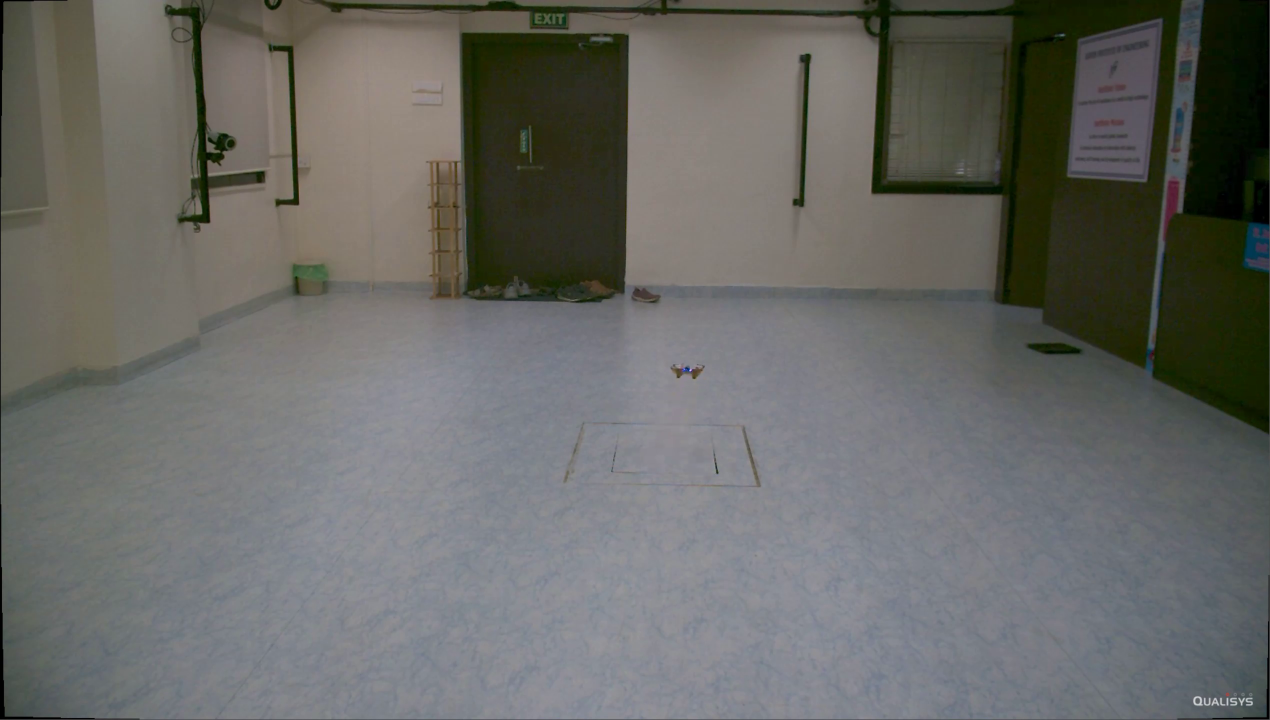
#> input picture frame 25 of data/video/Drone2.mp4, 2540 x 1440 px (shown at 1/2 size)
$ jupyter execute --allow-errors Drone_Analysis.ipynb
#> lines starting #> are read from the running program, lines starting #| are printed output that depends on the picture; after the words box and inside, x2 and y2 are one past the last pixel; in counts of white or black regions, pixels touching at a corner belong together; pictures that were not available may be replaced by others from this repository, and a replacement may not be noted
[cell 1]
import pandas as pd
import numpy as np
from sklearn.ensemble import IsolationForest
from sklearn.preprocessing import StandardScaler
import matplotlib.pyplot as plt

# Load the calibrated drone data
file_path = 'data/raw/Drone_CoD.csv'
#> (the rest of this cell did not finish here and is left out)

[cell 2]
import pandas as pd
import numpy as np
from sklearn.svm import OneClassSVM
from sklearn.preprocessing import StandardScaler
import matplotlib.pyplot as plt

# Load the calibrated drone data
file_path = 'data/raw/Drone_CoD.csv'  # Your file path
#> (the rest of this cell did not finish here and is left out)

[cell 3]
import pandas as pd
import numpy as np
from sklearn.metrics import precision_score, recall_score, f1_score, roc_auc_score
from sklearn.model_selection import train_test_split
from sklearn.preprocessing import StandardScaler
from sklearn.ensemble import IsolationForest
from sklearn.svm import OneClassSVM
import matplotlib.pyplot as plt
from keras._tf_keras.keras.models import Model
from keras._tf_keras.keras.layers import Input, Dense, Dropout, BatchNormalization
from keras._tf_keras.keras.optimizers import Adam
from keras._tf_keras.keras.callbacks import EarlyStopping

# Load the calibrated drone data
file_path = 'data/raw/Drone_CoD.csv'  # Your file path
#> (the rest of this cell did not finish here and is left out)

[cell 4]
import cv2
import numpy as np
import time
import csv
import os

# Camera calibration parameters for each camera
fx1, fy1 = 700, 700  # Focal lengths for the front camera
cx1, cy1 = 320, 240  # Principal points for the front camera
fx2, fy2 = 700, 700  # Focal lengths for the side camera
cx2, cy2 = 320, 240  # Principal points for the side camera

baseline = 1000  # Distance between the two cameras in mm (baseline for triangulation)

# Conversion factors for pixel to mm conversion (based on calibration)
conversion_factor_x_front = 1 / fx1
conversion_factor_y_front = 1 / fy1
conversion_factor_x_side = 1 / fx2
conversion_factor_y_side = 1 / fy2

# Open video files or cameras
cap_front = cv2.VideoCapture('data/video/Drone2.mp4')
cap_side = cv2.VideoCapture('data/video/Drone1.mp4')

# Initialize variables
previous_position = None
previous_time = None
trajectory_data = []

def calculate_3d_position(x1, y1, x2):
    """Calculate 3D position using triangulation based on the front and side view coordinates."""
    disparity = abs(x1 - x2)
    z = fx1 * baseline / disparity if disparity != 0 else 0
    x_mm = (x1 - cx1) * conversion_factor_x_front * z
    y_mm = (y1 - cy1) * conversion_factor_y_front * z
    return np.array([x_mm, y_mm, z])

# [9 lines left out: function calculate_velocity_acceleration, not called in this run]

# Specify the path where the CSV file will be created
csv_file_path = 'C:/Users/SAKET JHA/Desktop/Drone_Motion_Data/trajectory_data.csv'

# Create the directory if it does not exist
os.makedirs(os.path.dirname(csv_file_path), exist_ok=True)

# Open a CSV file to overwrite the previous data
with open(csv_file_path, mode='w', newline='') as file:
    writer = csv.writer(file)
    writer.writerow(["Timestamp", "X (mm)", "Y (mm)", "Z (mm)", "Velocity (mm/s)", "Acceleration (mm/s²)"])

    while cap_front.isOpened() and cap_side.isOpened():
        ret1, frame1 = cap_front.read()
#> frame1 is the input picture: shape (1440, 2540, 3); mean B, G, R 100.9, 104.4, 103.8
        ret2, frame2 = cap_side.read()

        if not ret1 or not ret2:
            break

        # Resize frames for easier viewing if needed
        frame1 = cv2.resize(frame1, (640, 480))
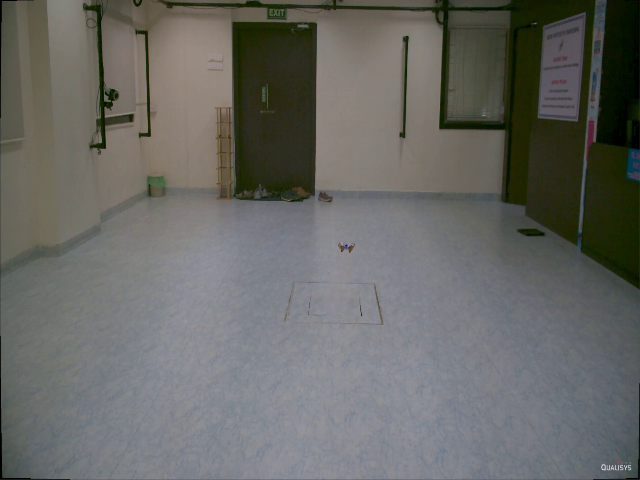
#> frame1: shape (480, 640, 3); mean B, G, R 100.9, 104.4, 103.8
        frame2 = cv2.resize(frame2, (640, 480))

        gray1 = cv2.cvtColor(frame1, cv2.COLOR_BGR2GRAY)
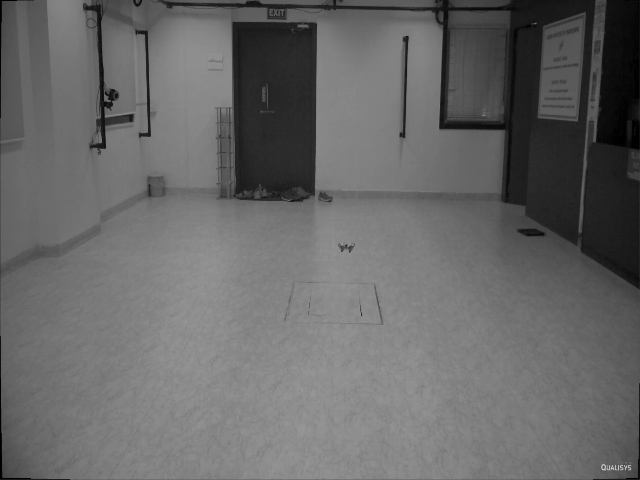
#> gray1: shape (480, 640); min 0, max 208, mean 103.8
        gray2 = cv2.cvtColor(frame2, cv2.COLOR_BGR2GRAY)

        # Simple thresholding for drone detection (replace with actual method if possible)
        ret1, thresh1 = cv2.threshold(gray1, 127, 255, cv2.THRESH_BINARY)
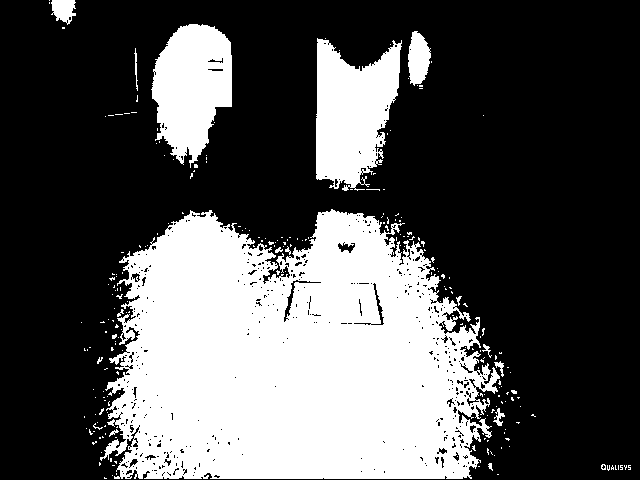
#> thresh1: shape (480, 640); 32.8% white; 235 white regions (218 under 20 px)
        ret2, thresh2 = cv2.threshold(gray2, 127, 255, cv2.THRESH_BINARY)

        contours1, _ = cv2.findContours(thresh1, cv2.RETR_TREE, cv2.CHAIN_APPROX_SIMPLE)
#> contours1 = 781 contours, 730 with area under 20; largest, box (x1, y1, x2, y2) and area: (100, 209, 500, 479) 81938, (316, 38, 402, 191) 8747, (151, 24, 232, 168) 7852, (408, 31, 431, 86) 840, (51, 0, 76, 25) 396
        contours2, _ = cv2.findContours(thresh2, cv2.RETR_TREE, cv2.CHAIN_APPROX_SIMPLE)
#> contours2 has the same summary as contours1

        if contours1 and contours2:
            largest_contour1 = max(contours1, key=cv2.contourArea)
#> largest_contour1 = contour of 2116 points, box (x1, y1, x2, y2) (100, 209, 500, 479), area 81938
            largest_contour2 = max(contours2, key=cv2.contourArea)
#> largest_contour2 has the same summary as largest_contour1

            x1, y1, w1, h1 = cv2.boundingRect(largest_contour1)
#> x1 = 100; y1 = 209; w1 = 400; h1 = 270
            x2, y2, w2, h2 = cv2.boundingRect(largest_contour2)
#> x2 = 100; y2 = 209; w2 = 400; h2 = 270

            position = calculate_3d_position(x1 + w1 // 2, y1 + h1 // 2, x2 + w2 // 2)
#> position = [0, 0, 0]

            current_time = time.time()
            if previous_time:
                dt = current_time - previous_time
            else:
                dt = 0
            previous_time = current_time

            if previous_position is not None:
                velocity, acceleration = calculate_velocity_acceleration(position, previous_position, dt)
            else:
                velocity, acceleration = np.array([0, 0, 0]), np.array([0, 0, 0])

            # Write the data point to the CSV file, overwriting previous data
            writer.writerow([current_time, position[0], position[1], position[2], np.linalg.norm(velocity), np.linalg.norm(acceleration)])

            previous_position = position
#> previous_position = [0, 0, 0]

            # Draw bounding boxes
            cv2.rectangle(frame1, (x1, y1), (x1 + w1, y1 + h1), (0, 255, 0), 2)
            cv2.rectangle(frame2, (x2, y2), (x2 + w2, y2 + h2), (0, 255, 0), 2)
            cv2.putText(frame1, f"3D Position (mm): {position}", (10, 30), cv2.FONT_HERSHEY_SIMPLEX, 0.5, (255, 255, 255), 1)
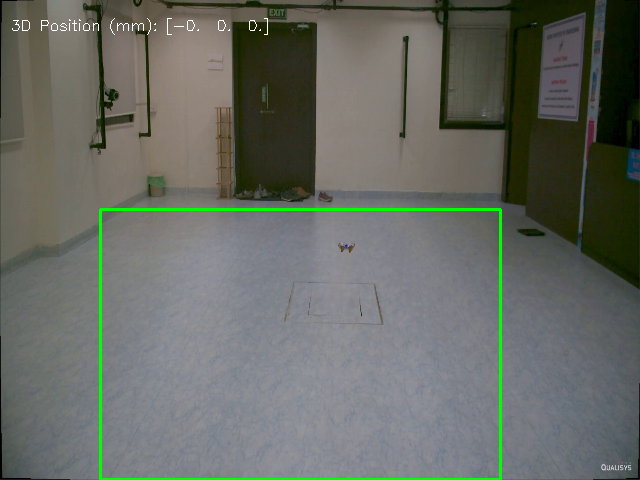
#> frame1: shape (480, 640, 3); mean B, G, R 99.8, 106.3, 102.7

        cv2.imshow('Front View Tracking', frame1)
        cv2.imshow('Side View Tracking', frame2)

        if cv2.waitKey(1) & 0xFF == ord('q'):
#> (key q is pressed here)
            break

cap_front.release()
cap_side.release()
cv2.destroyAllWindows()

print(f"Data extraction complete. Data saved to '{csv_file_path}'.")

[cell 5]
import cv2
import matplotlib.pyplot as plt
import numpy as np

# Load the video file
video_path = 'data/video/Drone2.mp4'
cap = cv2.VideoCapture(video_path)

# Check if video opened successfully
if not cap.isOpened():
    print("Error opening video file")
    exit()

# Initialize the tracker
# For OpenCV 4.5 and newer, use the cv2.legacy module if needed
try:
    tracker = cv2.TrackerMIL_create()  # Ensure this method is available in your version
except AttributeError:
    print("TrackerMIL_create() method is not available. Try using an alternative tracker.")
    cap.release()
    cv2.destroyAllWindows()
    exit()

# Read the first frame
ret, frame = cap.read()
if not ret:
    print("Failed to grab frame")
    cap.release()
    cv2.destroyAllWindows()
    exit()

# Define the initial bounding box
# If cv2.selectROI() is not working, you can manually define bbox
bbox = (100, 100, 200, 200)  # Example: (x, y, width, height)
# Uncomment the following line if you want to use GUI ROI selection
# bbox = cv2.selectROI(frame, False)

# Initialize the tracker with the first frame and bounding box
tracker.init(frame, bbox)

# Variables to store data
frame_numbers = []
x_positions = []
y_positions = []

# Process video frames
frame_count = 0
while cap.isOpened():
    ret, frame = cap.read()
    if not ret:
        break

    # Update the tracker
    success, bbox = tracker.update(frame)
#> success = True; bbox = (100, 101, 200, 200)

    if success:
        # Extract the center of the bounding box as the object's position
        x_center = int(bbox[0] + bbox[2] / 2)
#> x_center = 200
        y_center = int(bbox[1] + bbox[3] / 2)
#> y_center = 201
        frame_numbers.append(frame_count)
        x_positions.append(x_center)
        y_positions.append(y_center)

    frame_count += 1

cap.release()

# Plotting the extracted data
plt.figure(figsize=(12, 6))

# Plot X and Y positions
plt.subplot(2, 1, 1)
plt.plot(frame_numbers, x_positions, label='X Position', color='blue')
plt.xlabel('Frame Number')
plt.ylabel('X Position (pixels)')
plt.legend()

plt.subplot(2, 1, 2)
plt.plot(frame_numbers, y_positions, label='Y Position', color='red')
plt.xlabel('Frame Number')
plt.ylabel('Y Position (pixels)')
plt.legend()

plt.tight_layout()
plt.show()

$ run again, starting later in the video
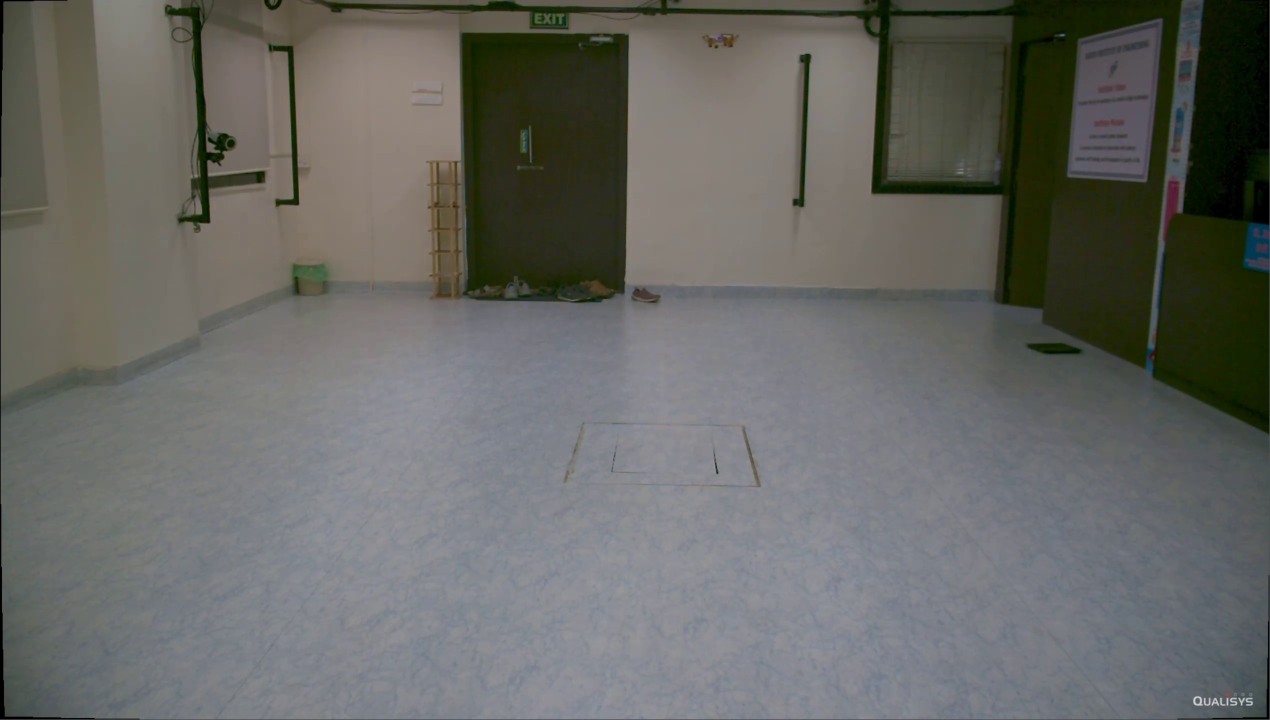
#> input picture frame 112 of data/video/Drone2.mp4, 2540 x 1440 px (shown at 1/2 size)
#> frame1 is the input picture: shape (1440, 2540, 3); mean B, G, R 100.5, 104, 103.3
#> `ret1, thresh1 = cv2.threshold(gray1, 127, 255, cv2.THRESH_BINARY)`:
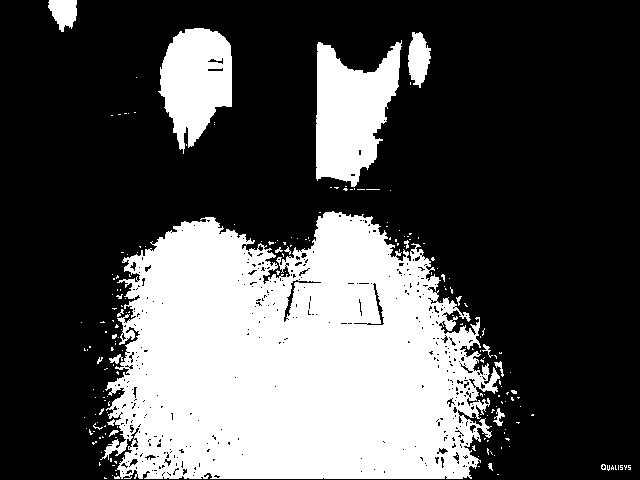
#> thresh1: shape (480, 640); 31.7% white; 197 white regions (179 under 20 px)
#> contours1 = 665 contours, 614 with area under 20; largest, box (x1, y1, x2, y2) and area: (100, 211, 500, 479) 80786, (316, 40, 402, 187) 7928, (158, 28, 232, 154) 6079, (408, 32, 431, 88) 806, (48, 0, 77, 32) 596
#> contours2 has the same summary as contours1
#> largest_contour1 = contour of 1996 points, box (x1, y1, x2, y2) (100, 211, 500, 479), area 80786
#> largest_contour2 has the same summary as largest_contour1
#> x1 = 100; y1 = 211; w1 = 400; h1 = 268
#> x2 = 100; y2 = 211; w2 = 400; h2 = 268
#> position = [0, 0, 0]
#> `cv2.putText(frame1, f"3D Position (mm): {position}", (10, 30), cv2.FON..`:
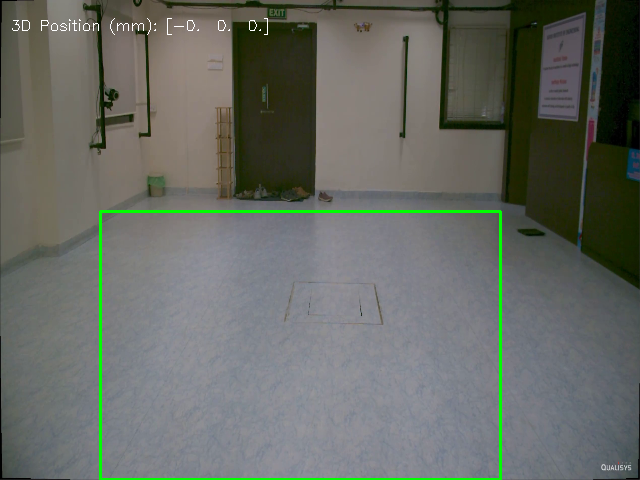
#> frame1: shape (480, 640, 3); mean B, G, R 99.4, 105.8, 102.1
#> success = True; bbox = (100, 100, 200, 200)
#> x_center = 200

$ run again, starting later in the video
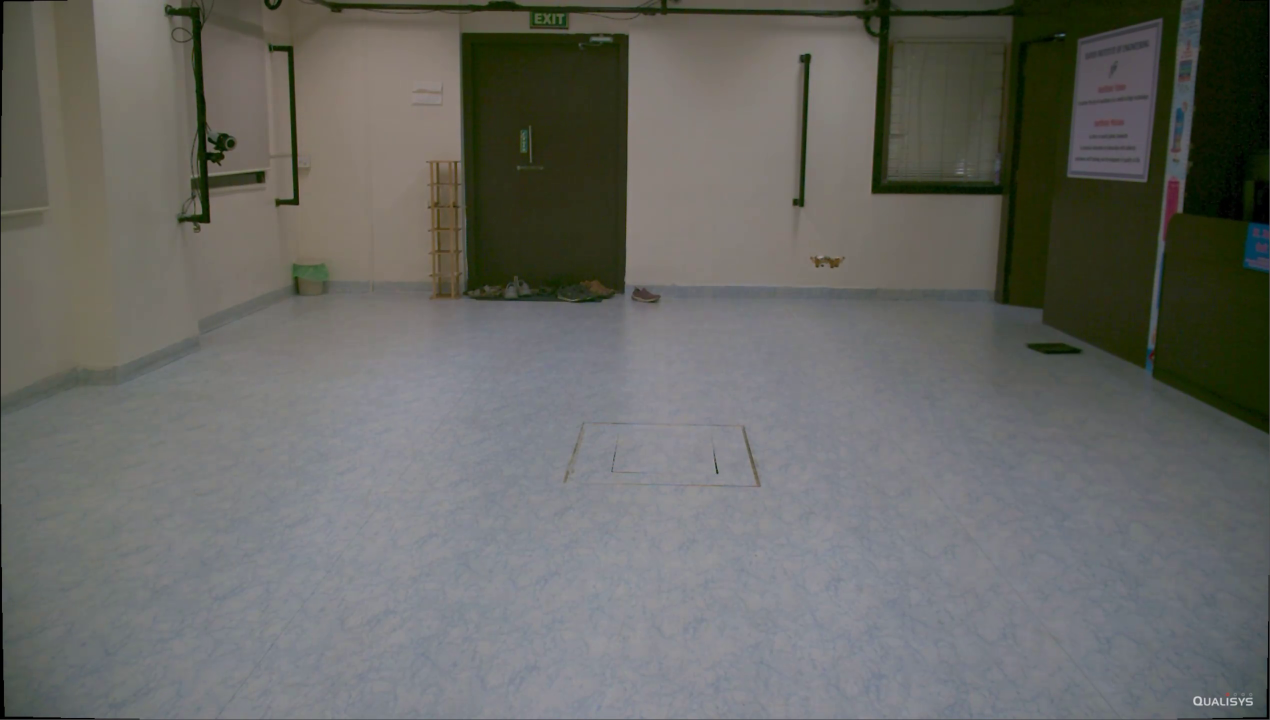
#> input picture frame 200 of data/video/Drone2.mp4, 2540 x 1440 px (shown at 1/2 size)
#> frame1 is the input picture: shape (1440, 2540, 3); mean B, G, R 100.4, 104.2, 103.7
#> `ret1, thresh1 = cv2.threshold(gray1, 127, 255, cv2.THRESH_BINARY)`:
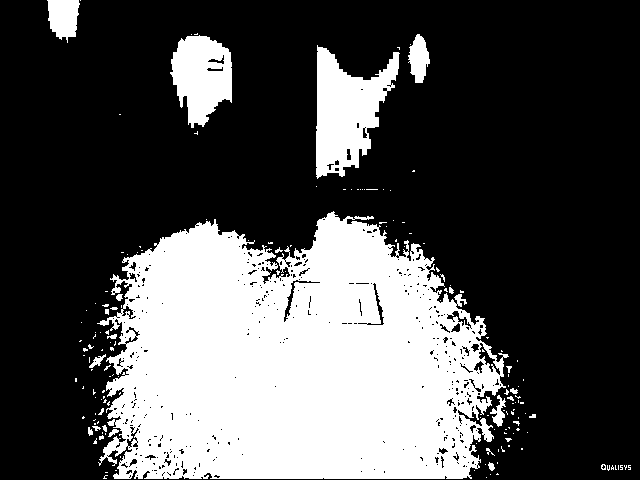
#> thresh1: shape (480, 640); 31.1% white; 164 white regions (140 under 20 px)
#> contours1 = 626 contours, 564 with area under 20; largest, box (x1, y1, x2, y2) and area: (97, 211, 509, 479) 83304, (316, 45, 400, 179) 6193, (170, 35, 232, 128) 3888, (47, 0, 80, 43) 964, (408, 34, 430, 83) 638
#> contours2 has the same summary as contours1
#> largest_contour1 = contour of 1744 points, box (x1, y1, x2, y2) (97, 211, 509, 479), area 83304
#> largest_contour2 has the same summary as largest_contour1
#> x1 = 97; y1 = 211; w1 = 412; h1 = 268
#> x2 = 97; y2 = 211; w2 = 412; h2 = 268
#> position = [0, 0, 0]
#> `cv2.putText(frame1, f"3D Position (mm): {position}", (10, 30), cv2.FON..`:
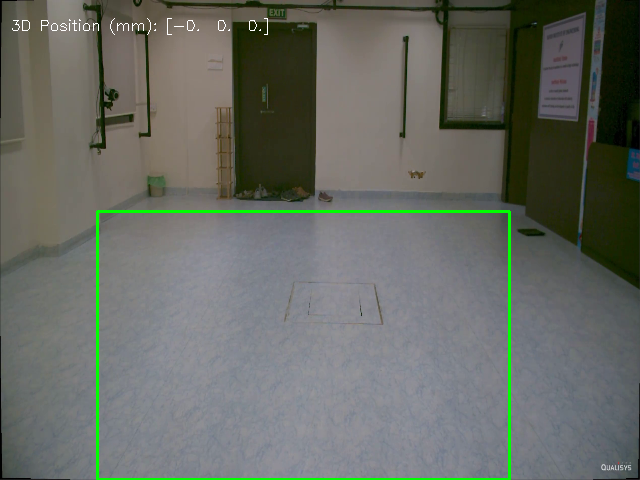
#> frame1: shape (480, 640, 3); mean B, G, R 99.2, 106.1, 102.5
#> success = True; bbox = (100, 100, 200, 200)
#> x_center = 200
